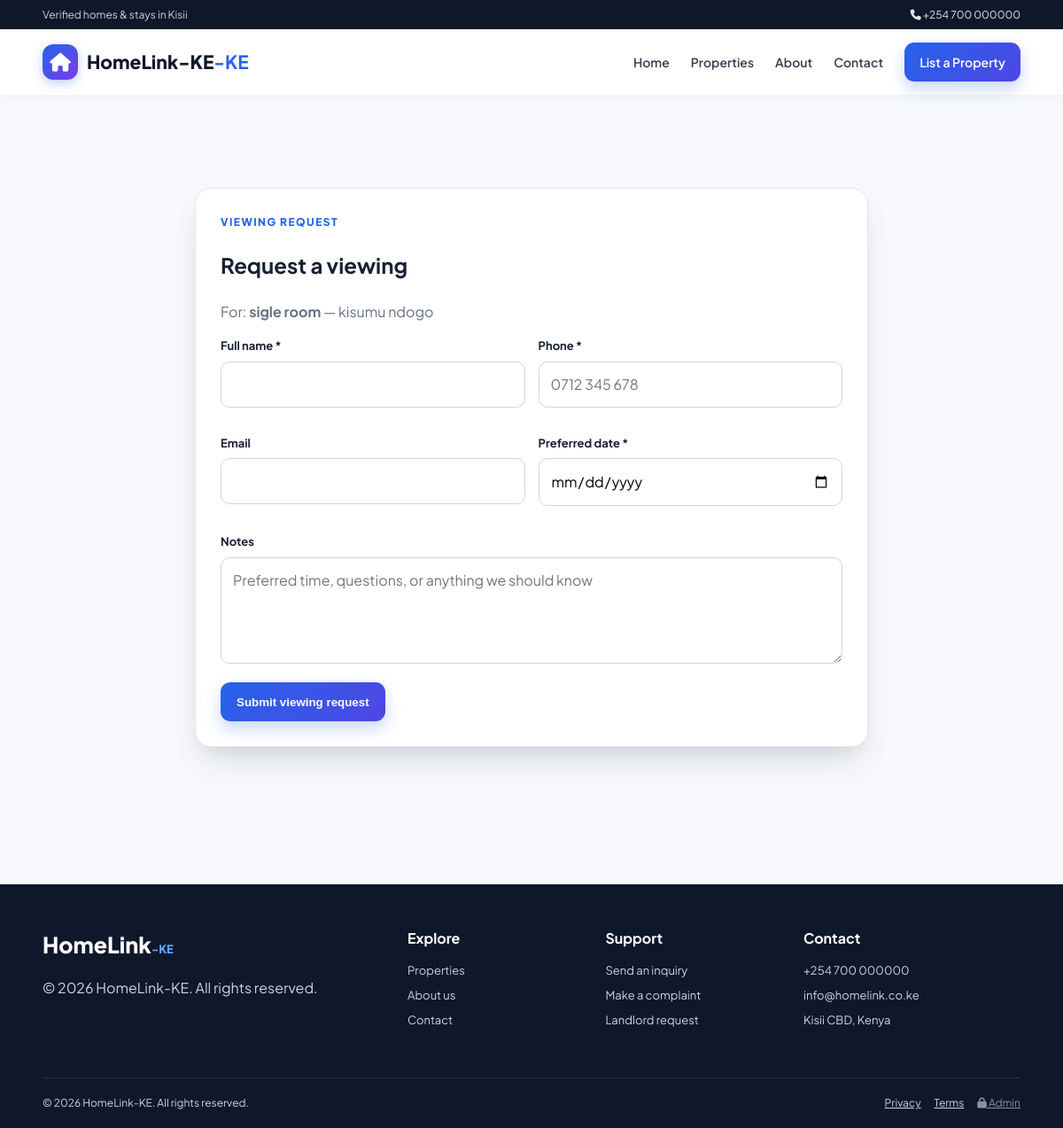
Screenshot of /HomeLink-KE/forms/viewing-request.php?property_id=11 with the database file from the repository.
### tables this page shows
CREATE TABLE `site_settings` (
  `id` int(11) NOT NULL DEFAULT 1,
  `site_name` varchar(150) NOT NULL DEFAULT 'HomeLink-KE',
  `site_logo` varchar(255) DEFAULT '',
  `contact_email` varchar(100) NOT NULL DEFAULT 'info@homelink.co.ke',
  `contact_phone` varchar(50) NOT NULL DEFAULT '+254 700 000000',
  `office_location` varchar(255) NOT NULL DEFAULT 'Kisii CBD, Kenya',
  `mpesa_paybill` varchar(50) DEFAULT '247247',
  `mpesa_account` varchar(100) DEFAULT 'HomeLink',
  `viewing_fee` decimal(10,2) DEFAULT 1000.00,
  `maintenance_mode` tinyint(1) DEFAULT 0,
  `footer_text` varchar(255) DEFAULT '© 2026 HomeLink-KE. All rights reserved.',
  `updated_at` timestamp NOT NULL DEFAULT current_timestamp() ON UPDATE current_timestamp(),
  `facebook_link` varchar(255) DEFAULT '',
  `twitter_link` varchar(255) DEFAULT '',
  `whatsapp_number` varchar(50) DEFAULT '',
  `instagram_link` varchar(255) DEFAULT '',
  `site_tagline` varchar(100) DEFAULT '-KE',
  `contact_location` varchar(255) DEFAULT 'Kisii CBD, Kenya'
);

CREATE TABLE `properties` (
  `id` int(11) NOT NULL,
  `title` varchar(255) NOT NULL,
  `location` varchar(255) NOT NULL,
  `price` decimal(10,2) NOT NULL,
  `status` enum('available','rented','sold') DEFAULT 'available',
  `description` text DEFAULT NULL,
  `image_url` varchar(255) DEFAULT NULL,
  `created_at` timestamp NOT NULL DEFAULT current_timestamp(),
  `deposit_info` varchar(255) DEFAULT NULL,
  `bedrooms` int(11) DEFAULT NULL,
  `furnished_status` enum('Furnished','Unfurnished','Semi-Furnished') DEFAULT 'Unfurnished',
  `amenities` text DEFAULT NULL,
  `category` varchar(100) DEFAULT NULL,
  `is_verified` tinyint(1) DEFAULT 0,
  `is_hidden` tinyint(1) DEFAULT 0,
  `landlord_name` varchar(255) DEFAULT NULL,
  `landlord_phone` varchar(50) DEFAULT NULL,
  `landlord_email` varchar(255) DEFAULT NULL,
  `landlord_notes` text DEFAULT NULL,
  `video_path` varchar(255) DEFAULT NULL,
  `availability` varchar(50) NOT NULL DEFAULT 'Available',
  `updated_at` timestamp NOT NULL DEFAULT current_timestamp() ON UPDATE current_timestamp()
);

### HomeLink-KE/includes/auth.php (called while the page is built, shortened)
<?php
function appBaseUrl(): string {
    return '/HomeLink-KE';
}

### HomeLink-KE/includes/functions.php (called while the page is built, shortened)
<?php
require_once __DIR__ . '/auth.php';
function e(?string $value): string {
    return htmlspecialchars((string)$value, ENT_QUOTES, 'UTF-8');
}
function assetUrl(string $path): string {
    $path = trim(str_replace('\\', '/', $path));
    $path = preg_replace('~^\.\./+~', '', $path);
    $path = ltrim($path, '/');
    return appBaseUrl() . '/' . $path;
}
function getSiteSettings(?mysqli $conn = null): array {
    $defaults = [
        'site_name' => 'HomeLink-KE',
        'site_tagline' => '-KE',
        'site_logo' => '',
        'contact_phone' => '+254 712 345 678',
        'contact_email' => 'info@homelink.co.ke',
        'contact_location' => 'Kisii CBD, Kenya',
        'office_location' => 'Kisii CBD, Kenya',
        'whatsapp_number' => '',
        'facebook_link' => '',
        'twitter_link' => '',
        'instagram_link' => '',
        'viewing_fee' => 1000,
        'maintenance_mode' => 0,
        'footer_text' => '© 2026 HomeLink-KE. All rights reserved.'
    ];
    try {
        $conn ??= getDBConnection();
        $res = $conn->query("SELECT * FROM site_settings WHERE id=1 LIMIT 1");
        if ($res && ($row = $res->fetch_assoc())) {
            return array_merge($defaults, $row);
        }
    } catch (Throwable $e) {}
    return $defaults;
}
function getProperty(mysqli $conn, int $id): ?array {
    $stmt = $conn->prepare('SELECT * FROM properties WHERE id=? LIMIT 1');
    $stmt->bind_param('i', $id);
    $stmt->execute();
    $r = $stmt->get_result()->fetch_assoc();
    return $r ?: null;
}

### HomeLink-KE/forms/viewing-request.php (the view, shortened to what this page needs)
<?php
require_once __DIR__ . '/../includes/functions.php';
$conn = getDBConnection();
$propertyId = (int)($_GET['property_id'] ?? $_POST['property_id'] ?? 0);
$property = $propertyId ? getProperty($conn, $propertyId) : null;
$settings = getSiteSettings($conn);
require __DIR__ . '/../includes/header.php';
?>
<section class="section">
    <div class="form-wrap">
        <div class="kicker">VIEWING REQUEST</div>
        <h1>Request a viewing</h1>
        <?php if ($property): ?>
            <p class="muted">For: <strong><?= e($property['title']) ?></strong> — <?= e($property['location']) ?></p>
        <?php endif; ?>
        <form method="post">
            <div class="form-grid">
                <div class="field">
                    <label>Full name *</label>
                    <input name="full_name" required>
                </div>
                <div class="field">
                    <label>Phone *</label>
                    <input name="phone" required placeholder="0712 345 678">
                </div>
                <div class="field">
                    <label>Email</label>
                    <input type="email" name="email">
                </div>
                <div class="field">
                    <label>Preferred date *</label>
                    <input type="date" name="view_date" min="<?= date('Y-m-d') ?>" required>
                </div>
                <div class="field full">
                    <label>Notes</label>
                    <textarea name="notes" placeholder="Preferred time, questions, or anything we should know"></textarea>
                </div>
            </div>
            <button class="btn btn-primary">Submit viewing request</button>
        </form>
    </div>
</section>
<?php require __DIR__ . '/../includes/footer.php'; ?>

### HomeLink-KE/includes/header.php (shortened to what this page needs)
<?php
require_once __DIR__ . '/functions.php';
$settings = $settings ?? getSiteSettings();
$siteName = $settings['site_name'] ?? 'HomeLink-KE';
$tagline = $settings['site_tagline'] ?? '-KE';
$logo = assetUrl((string)($settings['site_logo'] ?? ''));
$current = basename($_SERVER['PHP_SELF'] ?? 'index.php');
?>
<!doctype html>
<html lang="en">
<head>
    <link rel="stylesheet" href="https://cdnjs.cloudflare.com/ajax/libs/font-awesome/6.5.2/css/all.min.css">
    <link rel="stylesheet" href="<?= appBaseUrl() ?>/assets/folder/style.css">
</head>
<body>
    <header class="site-header">
        <div class="topbar">
            <div>Verified homes & stays in Kisii</div>
            <div class="top-contact">
                <?php if (!empty($settings['contact_phone'])): ?>
                    <a href="tel:<?= e($settings['contact_phone']) ?>">
                        <i class="fa-solid fa-phone"></i> <?= e($settings['contact_phone']) ?>
                    </a>
                <?php endif; ?>
            </div>
        </div>
        <nav class="navbar container">
            <a class="brand" href="<?= appBaseUrl() ?>/index.php">
                <?php if ($logo && file_exists(__DIR__ . '/../' . ltrim((string)$settings['site_logo'], './'))): ?>
                    <img src="<?= $logo ?>" alt="<?= e($siteName) ?> logo">
                <?php else: ?>
                    <span class="brand-mark"><i class="fa-solid fa-house"></i></span>
                <?php endif; ?>
                <span><?= e($siteName) ?><b><?= e($tagline) ?></b></span>
            </a>
            <div class="nav-links">
                <a class="<?= ($current === 'index.php' ? 'active' : '') ?>" href="<?= appBaseUrl() ?>/index.php">Home</a>
                <a href="<?= appBaseUrl() ?>/properties/index.php">Properties</a>
                <a href="<?= appBaseUrl() ?>/pages/about.php">About</a>
                <a href="<?= appBaseUrl() ?>/pages/contact.php">Contact</a>
                <a class="nav-cta" href="<?= appBaseUrl() ?>/forms/landlord-request.php">List a Property</a>
            </div>
        </nav>
    </header>
    <main>

### HomeLink-KE/includes/footer.php (shortened to what this page needs)
<?php
$settings = $settings ?? getSiteSettings();
$flash = getFlash();?>
</main>
<footer class="site-footer">
    <div class="container footer-grid">
        <div>
            <div class="footer-brand">HomeLink<span>-KE</span></div>
            <p><?= e($settings['footer_text'] ?? 'Connecting clients to verified homes and stays.') ?></p>
        </div>
        <div>
            <h4>Explore</h4>
            <a href="<?= appBaseUrl() ?>/properties/index.php">Properties</a>
            <a href="<?= appBaseUrl() ?>/pages/about.php">About us</a>
            <a href="<?= appBaseUrl() ?>/pages/contact.php">Contact</a>
        </div>
        <div>
            <h4>Support</h4>
            <a href="<?= appBaseUrl() ?>/forms/inquiry.php">Send an inquiry</a>
            <a href="<?= appBaseUrl() ?>/forms/complaint.php">Make a complaint</a>            <a href="<?= appBaseUrl() ?>/forms/landlord-request.php">Landlord request</a>        </div>
        <div>
            <h4>Contact</h4>
            <?php if (!empty($settings['contact_phone'])): ?>
                <a href="tel:<?= e($settings['contact_phone']) ?>"><?= e($settings['contact_phone']) ?></a>
            <?php endif; ?>
            <?php if (!empty($settings['contact_email'])): ?>
                <a href="mailto:<?= e($settings['contact_email']) ?>"><?= e($settings['contact_email']) ?></a>
            <?php endif; ?>
            <span><?= e($settings['office_location'] ?? $settings['contact_location'] ?? 'Kisii CBD, Kenya') ?></span>
        </div>
    </div>
    <div class="footer-bottom container">
        <span>© <?= date('Y') ?> HomeLink-KE. All rights reserved.</span>
        <div>
            <a href="<?= appBaseUrl() ?>/pages/privacy.php">Privacy</a>
            <a href="<?= appBaseUrl() ?>/pages/terms.php">Terms</a>
            <a class="admin-footer-link" href="<?= appBaseUrl() ?>/admin/login.php">                <i class="fa-solid fa-lock"></i> Admin
            </a>
        </div>
    </div>
</footer>
</body>
</html>

### HomeLink-KE/assets/folder/style.css (style rules this page uses)
:root { --primary: #2563eb; --primary-dark: #1d4ed8; --secondary: #0f172a; --accent: #10b981; --bg: #f6f8fc; --card: #ffffff; --text: #172033; --muted: #667085; --border: #e5e7eb; --danger: #dc2626; --warning: #b45309; --shadow: 0 16px 40px rgba(15, 23, 42, 0.08); --shadow-3d: 0 20px 35px -10px rgba(15, 23, 42, 0.15), 0 10px 15px -5px rgba(0, 0, 0, 0.04); --radius: 18px; --transition: all 0.3s cubic-bezier(0.16, 1, 0.3, 1); --touch-target: 44px; }
* { box-sizing: border-box; -webkit-tap-highlight-color: transparent; }
html { scroll-behavior: smooth; }
body { margin: 0; background: var(--bg); color: var(--text); font-family: 'Plus Jakarta Sans', Arial, sans-serif; line-height: 1.6; overflow-x: hidden; }
a { color: inherit; }
main { min-height: 60vh; }
.container { width: min(1180px, 92%); margin: auto; }
.topbar { background: var(--secondary); color: #cbd5e1; display: flex; justify-content: space-between; gap: 20px; padding: 7px 4%; font-size: 12px; }
.top-contact a { color: #e2e8f0; text-decoration: none; }
.site-header { background: #ffffff; position: sticky; top: 0; z-index: 1000; box-shadow: 0 2px 10px rgba(0, 0, 0, 0.03); }
.navbar { min-height: 74px; display: flex; align-items: center; justify-content: space-between; gap: 25px; }
.brand { display: flex; align-items: center; gap: 10px; text-decoration: none; font-size: 21px; font-weight: 800; color: var(--secondary); }
.brand b { color: var(--primary); }
.brand-mark { width: 40px; height: 40px; border-radius: 12px; background: linear-gradient(135deg, var(--primary), #7c3aed); color: #ffffff; display: grid; place-items: center; box-shadow: 0 4px 12px rgba(37, 99, 235, 0.3); }
.nav-links { display: flex; align-items: center; gap: 24px; }
.nav-links a { text-decoration: none; font-weight: 600; font-size: 14px; color: #344054; transition: var(--transition); }
.nav-cta, .btn-primary { background: linear-gradient(135deg, var(--primary), #4f46e5) !important; color: #ffffff !important; padding: 11px 17px; border-radius: 11px; box-shadow: 0 8px 18px rgba(37, 99, 235, 0.25); transition: var(--transition); min-height: var(--touch-target); }
.btn { display: inline-flex; align-items: center; justify-content: center; gap: 8px; border: 0; border-radius: 11px; padding: 12px 18px; text-decoration: none; font-weight: 700; cursor: pointer; transition: var(--transition); perspective: 500px; min-height: var(--touch-target); }
.section { padding: 55px 0; }
.muted { color: var(--muted); }
.form-wrap { max-width: 760px; margin: 50px auto; padding: 28px; background: #ffffff; border: 1px solid var(--border); border-radius: var(--radius); box-shadow: var(--shadow-3d); transition: var(--transition); }
.form-grid { display: grid; grid-template-columns: repeat(2, minmax(0, 1fr)); gap: 15px; }
.field { margin-bottom: 15px; }
.field label { display: block; font-size: 13px; font-weight: 700; margin-bottom: 7px; }
.field input, .field select, .field textarea, .search-box input { width: 100%; border: 1px solid #d0d5dd; border-radius: 10px; padding: 12px 13px; font: inherit; font-size: 16px; background: #ffffff; transition: var(--transition); min-height: var(--touch-target); }
.field textarea { min-height: 120px; resize: vertical; }
.full { grid-column: 1 / -1; }
.site-footer { background: #0f172a; color: #cbd5e1; margin-top: 50px; }
.footer-grid { display: grid; grid-template-columns: 2fr 1fr 1fr 1.3fr; gap: 35px; padding: 48px 0; }
.footer-grid h4 { color: #ffffff; margin: 0 0 13px; }
.footer-grid a, .footer-grid span { display: block; text-decoration: none; margin: 7px 0; font-size: 13px; transition: var(--transition); }
.footer-brand { font-size: 25px; font-weight: 800; color: #ffffff; }
.footer-brand span { display: inline; color: #60a5fa; }
.footer-bottom { border-top: 1px solid #263247; padding: 18px 0; display: flex; justify-content: space-between; gap: 15px; font-size: 12px; }
.footer-bottom div { display: flex; gap: 15px; }
.admin-footer-link { opacity: 0.65; }
.kicker { font-size: 12px; text-transform: uppercase; letter-spacing: 0.12em; color: var(--primary); font-weight: 800; }

### rows the page displays
site_settings: contact_phone "+254 700 000000", site_name "HomeLink-KE", site_tagline "-KE", footer_text "© 2026 HomeLink-KE. All rights reserved.", contact_email "info@homelink.co.ke", office_location "Kisii CBD, Kenya"
properties: title "sigle room", location "kisumu ndogo"
